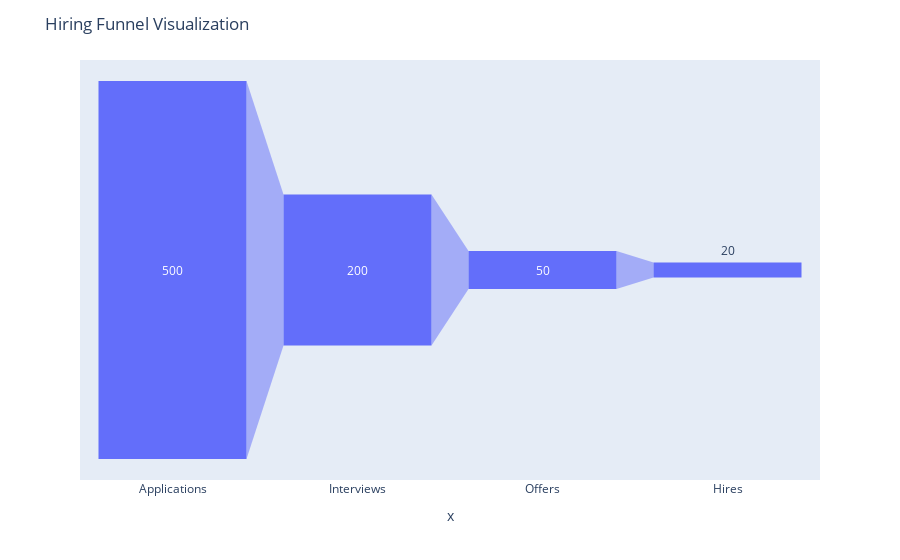

Notebook cell for this chart:
### Markdown cell above
1. Why did you pick the specific chart?
Ans->to perform multivarient analysis.

### Code cell
%pip install plotly
import plotly.express as px

stages = ["Applications", "Interviews", "Offers", "Hires"]
values = [500, 200, 50, 20]  # Example data

fig = px.funnel(x=stages, y=values)
fig.update_layout(title="Hiring Funnel Visualization")
fig.show()

### Figure 1 — Plotly figure (JSON) as saved in the notebook; plotly's stock layout.template omitted (floating-point values rounded to 4 significant figures)
{"data": [{"hovertemplate": "x=%{x}<br>y=%{y}<extra></extra>", "legendgroup": "", "marker": {"color": "#636efa"}, "name": "", "orientation": "v", "showlegend": false, "type": "funnel", "x": ["Applications", "Interviews", "Offers", "Hires"], "xaxis": "x", "y": [500, 200, 50, 20], "yaxis": "y"}], "layout": {"legend": {"tracegroupgap": 0}, "margin": {"t": 60}, "title": {"text": "Hiring Funnel Visualization"}, "xaxis": {"anchor": "y", "domain": [0, 1], "title": {"text": "x"}}, "yaxis": {"anchor": "x", "domain": [0, 1], "title": {"text": "y"}}}}
